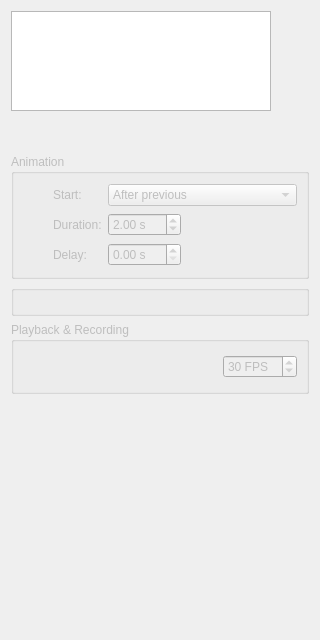
<?xml version="1.0" encoding="UTF-8"?>
<ui version="4.0">
 <class>QmitkMovieMakerView</class>
 <widget class="QWidget" name="QmitkMovieMakerView">
  <property name="enabled">
   <bool>true</bool>
  </property>
  <property name="geometry">
   <rect>
    <x>0</x>
    <y>0</y>
    <width>320</width>
    <height>640</height>
   </rect>
  </property>
  <property name="windowTitle">
   <string>Movie Maker</string>
  </property>
  <layout class="QVBoxLayout" name="verticalLayout_2">
   <item>
    <layout class="QGridLayout" name="animationTreeViewLayout">
     <item row="0" column="3">
      <widget class="QToolButton" name="moveAnimationUpButton">
       <property name="enabled">
        <bool>false</bool>
       </property>
       <property name="toolTip">
        <string>Move animation up</string>
       </property>
       <property name="icon">
        <iconset resource="../../../org.mitk.gui.qt.ext/resources/org_mitk_icons.qrc">
         <normaloff>:/org_mitk_icons/icons/tango/scalable/actions/go-up.svg</normaloff>:/org_mitk_icons/icons/tango/scalable/actions/go-up.svg</iconset>
       </property>
       <property name="iconSize">
        <size>
         <width>24</width>
         <height>24</height>
        </size>
       </property>
       <property name="autoRaise">
        <bool>true</bool>
       </property>
      </widget>
     </item>
     <item row="1" column="3">
      <widget class="QToolButton" name="moveAnimationDownButton">
       <property name="enabled">
        <bool>false</bool>
       </property>
       <property name="toolTip">
        <string>Move animation down</string>
       </property>
       <property name="icon">
        <iconset resource="../../../org.mitk.gui.qt.ext/resources/org_mitk_icons.qrc">
         <normaloff>:/org_mitk_icons/icons/tango/scalable/actions/go-down.svg</normaloff>:/org_mitk_icons/icons/tango/scalable/actions/go-down.svg</iconset>
       </property>
       <property name="iconSize">
        <size>
         <width>24</width>
         <height>24</height>
        </size>
       </property>
       <property name="autoRaise">
        <bool>true</bool>
       </property>
      </widget>
     </item>
     <item row="3" column="0">
      <widget class="QToolButton" name="addAnimationButton">
       <property name="toolTip">
        <string>Add animation</string>
       </property>
       <property name="icon">
        <iconset resource="../../../org.mitk.gui.qt.ext/resources/org_mitk_icons.qrc">
         <normaloff>:/org_mitk_icons/icons/tango/scalable/actions/list-add.svg</normaloff>:/org_mitk_icons/icons/tango/scalable/actions/list-add.svg</iconset>
       </property>
       <property name="iconSize">
        <size>
         <width>24</width>
         <height>24</height>
        </size>
       </property>
       <property name="autoRaise">
        <bool>true</bool>
       </property>
      </widget>
     </item>
     <item row="3" column="1">
      <widget class="QToolButton" name="removeAnimationButton">
       <property name="enabled">
        <bool>false</bool>
       </property>
       <property name="toolTip">
        <string>Remove animation</string>
       </property>
       <property name="icon">
        <iconset resource="../../../org.mitk.gui.qt.ext/resources/org_mitk_icons.qrc">
         <normaloff>:/org_mitk_icons/icons/tango/scalable/actions/list-remove.svg</normaloff>:/org_mitk_icons/icons/tango/scalable/actions/list-remove.svg</iconset>
       </property>
       <property name="iconSize">
        <size>
         <width>24</width>
         <height>24</height>
        </size>
       </property>
       <property name="autoRaise">
        <bool>true</bool>
       </property>
      </widget>
     </item>
     <item row="0" column="0" rowspan="3" colspan="3">
      <widget class="QTreeView" name="animationTreeView">
       <property name="sizePolicy">
        <sizepolicy hsizetype="Expanding" vsizetype="Fixed">
         <horstretch>0</horstretch>
         <verstretch>0</verstretch>
        </sizepolicy>
       </property>
       <property name="minimumSize">
        <size>
         <width>0</width>
         <height>100</height>
        </size>
       </property>
       <property name="maximumSize">
        <size>
         <width>16777215</width>
         <height>100</height>
        </size>
       </property>
       <property name="rootIsDecorated">
        <bool>false</bool>
       </property>
       <property name="uniformRowHeights">
        <bool>true</bool>
       </property>
       <attribute name="headerDefaultSectionSize">
        <number>80</number>
       </attribute>
      </widget>
     </item>
    </layout>
   </item>
   <item>
    <widget class="QGroupBox" name="animationGroupBox">
     <property name="enabled">
      <bool>false</bool>
     </property>
     <property name="title">
      <string>Animation</string>
     </property>
     <layout class="QGridLayout" name="gridLayout">
      <item row="0" column="0">
       <widget class="QLabel" name="startIconLabel">
        <property name="sizePolicy">
         <sizepolicy hsizetype="Fixed" vsizetype="Fixed">
          <horstretch>0</horstretch>
          <verstretch>0</verstretch>
         </sizepolicy>
        </property>
        <property name="minimumSize">
         <size>
          <width>24</width>
          <height>24</height>
         </size>
        </property>
        <property name="maximumSize">
         <size>
          <width>24</width>
          <height>24</height>
         </size>
        </property>
        <property name="text">
         <string/>
        </property>
        <property name="pixmap">
         <pixmap resource="../../../org.mitk.gui.qt.ext/resources/org_mitk_icons.qrc">:/org_mitk_icons/icons/tango/scalable/actions/media-playback-start.svg</pixmap>
        </property>
        <property name="scaledContents">
         <bool>true</bool>
        </property>
       </widget>
      </item>
      <item row="0" column="1">
       <widget class="QLabel" name="startLabel">
        <property name="sizePolicy">
         <sizepolicy hsizetype="Maximum" vsizetype="Preferred">
          <horstretch>0</horstretch>
          <verstretch>0</verstretch>
         </sizepolicy>
        </property>
        <property name="text">
         <string>Start:</string>
        </property>
        <property name="buddy">
         <cstring>startComboBox</cstring>
        </property>
       </widget>
      </item>
      <item row="0" column="2" colspan="2">
       <widget class="QComboBox" name="startComboBox">
        <property name="sizePolicy">
         <sizepolicy hsizetype="Minimum" vsizetype="Fixed">
          <horstretch>0</horstretch>
          <verstretch>0</verstretch>
         </sizepolicy>
        </property>
        <item>
         <property name="text">
          <string>After previous</string>
         </property>
        </item>
        <item>
         <property name="text">
          <string>With previous</string>
         </property>
        </item>
       </widget>
      </item>
      <item row="1" column="0">
       <widget class="QLabel" name="durationIconLabel">
        <property name="sizePolicy">
         <sizepolicy hsizetype="Fixed" vsizetype="Fixed">
          <horstretch>0</horstretch>
          <verstretch>0</verstretch>
         </sizepolicy>
        </property>
        <property name="minimumSize">
         <size>
          <width>24</width>
          <height>24</height>
         </size>
        </property>
        <property name="maximumSize">
         <size>
          <width>24</width>
          <height>24</height>
         </size>
        </property>
        <property name="text">
         <string/>
        </property>
        <property name="pixmap">
         <pixmap resource="../../resources/QmitkMovieMaker.qrc">:/QmitkMovieMakerView/duration.svg</pixmap>
        </property>
        <property name="scaledContents">
         <bool>true</bool>
        </property>
       </widget>
      </item>
      <item row="1" column="1">
       <widget class="QLabel" name="durationLabel">
        <property name="sizePolicy">
         <sizepolicy hsizetype="Maximum" vsizetype="Preferred">
          <horstretch>0</horstretch>
          <verstretch>0</verstretch>
         </sizepolicy>
        </property>
        <property name="text">
         <string>Duration:</string>
        </property>
        <property name="buddy">
         <cstring>durationSpinBox</cstring>
        </property>
       </widget>
      </item>
      <item row="1" column="2">
       <widget class="QDoubleSpinBox" name="durationSpinBox">
        <property name="sizePolicy">
         <sizepolicy hsizetype="Fixed" vsizetype="Fixed">
          <horstretch>0</horstretch>
          <verstretch>0</verstretch>
         </sizepolicy>
        </property>
        <property name="suffix">
         <string> s</string>
        </property>
        <property name="maximum">
         <double>100.000000000000000</double>
        </property>
        <property name="singleStep">
         <double>0.500000000000000</double>
        </property>
        <property name="value">
         <double>2.000000000000000</double>
        </property>
       </widget>
      </item>
      <item row="2" column="0">
       <widget class="QLabel" name="delayIconLabel">
        <property name="sizePolicy">
         <sizepolicy hsizetype="Fixed" vsizetype="Fixed">
          <horstretch>0</horstretch>
          <verstretch>0</verstretch>
         </sizepolicy>
        </property>
        <property name="minimumSize">
         <size>
          <width>24</width>
          <height>24</height>
         </size>
        </property>
        <property name="maximumSize">
         <size>
          <width>24</width>
          <height>24</height>
         </size>
        </property>
        <property name="text">
         <string/>
        </property>
        <property name="pixmap">
         <pixmap resource="../../resources/QmitkMovieMaker.qrc">:/QmitkMovieMakerView/delay.svg</pixmap>
        </property>
        <property name="scaledContents">
         <bool>true</bool>
        </property>
       </widget>
      </item>
      <item row="2" column="1">
       <widget class="QLabel" name="delaylabel">
        <property name="sizePolicy">
         <sizepolicy hsizetype="Maximum" vsizetype="Preferred">
          <horstretch>0</horstretch>
          <verstretch>0</verstretch>
         </sizepolicy>
        </property>
        <property name="text">
         <string>Delay:</string>
        </property>
        <property name="buddy">
         <cstring>delaySpinBox</cstring>
        </property>
       </widget>
      </item>
      <item row="2" column="2">
       <widget class="QDoubleSpinBox" name="delaySpinBox">
        <property name="sizePolicy">
         <sizepolicy hsizetype="Fixed" vsizetype="Fixed">
          <horstretch>0</horstretch>
          <verstretch>0</verstretch>
         </sizepolicy>
        </property>
        <property name="suffix">
         <string> s</string>
        </property>
        <property name="maximum">
         <double>100.000000000000000</double>
        </property>
        <property name="singleStep">
         <double>0.500000000000000</double>
        </property>
       </widget>
      </item>
     </layout>
    </widget>
   </item>
   <item>
    <widget class="QGroupBox" name="animationWidgetGroupBox">
     <layout class="QVBoxLayout" name="animationWidgetGroupBoxLayout"/>
    </widget>
   </item>
   <item>
    <widget class="QGroupBox" name="playbackAndRecordingGroupBox">
     <property name="enabled">
      <bool>false</bool>
     </property>
     <property name="title">
      <string>Playback &amp;&amp; Recording</string>
     </property>
     <layout class="QHBoxLayout" name="horizontalLayout">
      <item>
       <widget class="QToolButton" name="playButton">
        <property name="toolTip">
         <string>Play</string>
        </property>
        <property name="icon">
         <iconset resource="../../../org.mitk.gui.qt.ext/resources/org_mitk_icons.qrc">
          <normaloff>:/org_mitk_icons/icons/tango/scalable/actions/media-playback-start.svg</normaloff>:/org_mitk_icons/icons/tango/scalable/actions/media-playback-start.svg</iconset>
        </property>
        <property name="iconSize">
         <size>
          <width>24</width>
          <height>24</height>
         </size>
        </property>
        <property name="checkable">
         <bool>true</bool>
        </property>
        <property name="autoRaise">
         <bool>true</bool>
        </property>
       </widget>
      </item>
      <item>
       <widget class="QToolButton" name="stopButton">
        <property name="enabled">
         <bool>false</bool>
        </property>
        <property name="toolTip">
         <string>Stop</string>
        </property>
        <property name="icon">
         <iconset resource="../../../org.mitk.gui.qt.ext/resources/org_mitk_icons.qrc">
          <normaloff>:/org_mitk_icons/icons/tango/scalable/actions/media-playback-stop.svg</normaloff>:/org_mitk_icons/icons/tango/scalable/actions/media-playback-stop.svg</iconset>
        </property>
        <property name="iconSize">
         <size>
          <width>24</width>
          <height>24</height>
         </size>
        </property>
        <property name="autoRaise">
         <bool>true</bool>
        </property>
       </widget>
      </item>
      <item>
       <spacer name="horizontalSpacer">
        <property name="orientation">
         <enum>Qt::Horizontal</enum>
        </property>
        <property name="sizeHint" stdset="0">
         <size>
          <width>40</width>
          <height>20</height>
         </size>
        </property>
       </spacer>
      </item>
      <item>
       <widget class="QToolButton" name="recordButton">
        <property name="toolTip">
         <string>Record</string>
        </property>
        <property name="icon">
         <iconset resource="../../../org.mitk.gui.qt.ext/resources/org_mitk_icons.qrc">
          <normaloff>:/org_mitk_icons/icons/tango/scalable/actions/media-record.svg</normaloff>:/org_mitk_icons/icons/tango/scalable/actions/media-record.svg</iconset>
        </property>
        <property name="iconSize">
         <size>
          <width>24</width>
          <height>24</height>
         </size>
        </property>
        <property name="autoRaise">
         <bool>true</bool>
        </property>
       </widget>
      </item>
      <item>
       <widget class="QSpinBox" name="fpsSpinBox">
        <property name="toolTip">
         <string>Frames per second</string>
        </property>
        <property name="suffix">
         <string> FPS</string>
        </property>
        <property name="minimum">
         <number>1</number>
        </property>
        <property name="maximum">
         <number>120</number>
        </property>
        <property name="value">
         <number>30</number>
        </property>
       </widget>
      </item>
     </layout>
    </widget>
   </item>
   <item>
    <spacer name="verticalSpacer">
     <property name="orientation">
      <enum>Qt::Vertical</enum>
     </property>
     <property name="sizeHint" stdset="0">
      <size>
       <width>20</width>
       <height>227</height>
      </size>
     </property>
    </spacer>
   </item>
  </layout>
 </widget>
 <tabstops>
  <tabstop>animationTreeView</tabstop>
  <tabstop>moveAnimationUpButton</tabstop>
  <tabstop>moveAnimationDownButton</tabstop>
  <tabstop>addAnimationButton</tabstop>
  <tabstop>removeAnimationButton</tabstop>
  <tabstop>startComboBox</tabstop>
  <tabstop>durationSpinBox</tabstop>
  <tabstop>delaySpinBox</tabstop>
  <tabstop>playButton</tabstop>
  <tabstop>stopButton</tabstop>
  <tabstop>recordButton</tabstop>
  <tabstop>fpsSpinBox</tabstop>
 </tabstops>
 <resources>
  <include location="../../../org.mitk.gui.qt.ext/resources/org_mitk_icons.qrc"/>
  <include location="../../resources/QmitkMovieMaker.qrc"/>
 </resources>
 <connections/>
</ui>
